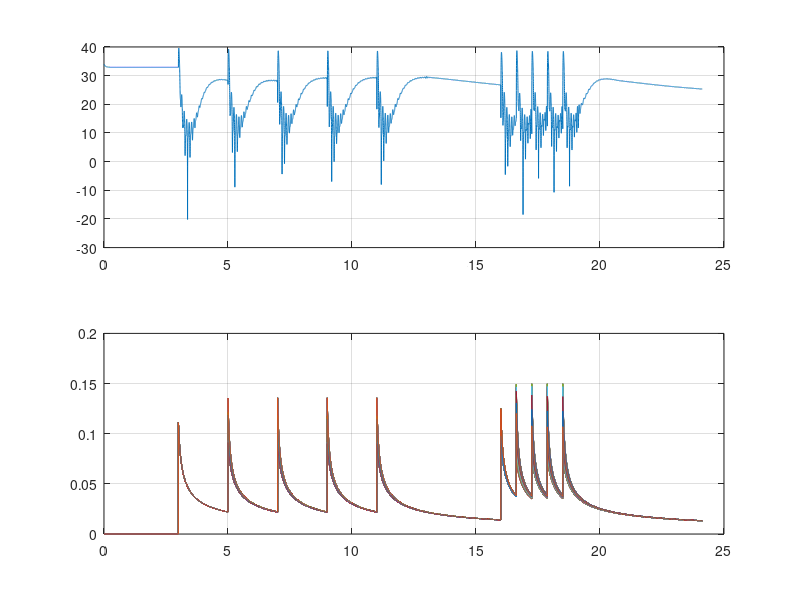

Here is the MATLAB script that generated this plot: (Note: this script raises an error after producing the figure.)
%%
clear all;close all;clc;

% parameters for the 1st layer in the network
freqs1 = (0.1:0.1:10)';
nfreqs1 = length(freqs1);
z10 = 0.00001*ones(nfreqs1,1); % initial complex state of the oscillators
alpha1 = 0*ones(nfreqs1,1);
beta11 = -500*ones(nfreqs1,1);
beta12 = 0*ones(nfreqs1,1);
epsilon1 = 1*ones(nfreqs1,1);

% parameters for the 2nd layer in the network
freqs2 = 20*ones(nfreqs1,1);
nfreqs2 = length(freqs2);
z20 = 0.5*ones(nfreqs2,1); % initial complex state of the oscillators
alpha2 = (5:0.1:14.9)'; %*ones(nfreqs2,1);
beta21 = -alpha2 - 40;
beta22 = 0*ones(nfreqs2,1);
epsilon2 = 1*ones(nfreqs2,1);

c = 600; % coupling strength between the two layers

% parameters for time
fs = 1000;
begin_t = 3; % in seconds
T = 1/fs;
time = 0:T:begin_t-T;

z_all = [];
t_all = [];

%%% Integrate the beginning of the function
% note this initial segment has no input
% write the ODE for z dot
full_sys = @(t,z,alpha1,beta11,beta12,epsilon1,alpha2,beta21,beta22,epsilon2,freqs1,freqs2,c)  ...
    [z(1:nfreqs2).*(alpha2 + 1i*2*pi*freqs2 + beta21.*abs(z(1:nfreqs2)).^2 + ...
    (epsilon2.*beta22.*abs(z(1:nfreqs2)).^4)./(1-epsilon2.*abs(z(1:nfreqs2)).^2)) + ...
    c*(z((nfreqs2+1:nfreqs2+nfreqs1)));
    z(nfreqs2+1:nfreqs2+nfreqs1).*(alpha1 + 1i*2*pi*freqs1 + beta11.*abs(z(nfreqs2+1:nfreqs2+nfreqs1)).^2 + ...
    (epsilon1.*beta12.*abs(z(nfreqs2+1:nfreqs2+nfreqs1)).^4)./(1-epsilon1.*abs(z(nfreqs2+1:nfreqs2+nfreqs1)).^2))];
% integrate the ode to obtain the amplitude
[time,z_i] = ode45(@(t,z) full_sys(t,z,alpha1,beta11,beta12,epsilon1,alpha2,beta21,beta22,epsilon2,freqs1,freqs2,c),time,[z20' z10']);

z_all = [z_all z_i'];
t_all = [t_all time'];

%%% Period of Stimulation 1: at 1.6Hz
% parameters for time during impulse stimulation
num_pulses = 5;
F = 0.1; % forcing amplitude
f = 0.5; % period of stimulation in Hz
stim_t = 1/f; % in seconds
time = t_all(end)+T:T:t_all(end)+stim_t;

for istim = 1:num_pulses
    
    z20 = z_all(1:nfreqs2,end);
    z10 = z_all(nfreqs2+1:nfreqs2+nfreqs1,end) + (F./(1-sqrt(epsilon1).*F)).*(1./(1-sqrt(epsilon1).*conj(z_all(nfreqs2+1:nfreqs2+nfreqs1,end))));
    
    % write the ODE for z dot during stimulation
    full_sys = @(t,z,alpha1,beta11,beta12,epsilon1,alpha2,beta21,beta22,epsilon2,freqs1,freqs2,c)  ...
        [z(1:nfreqs2).*(alpha2 + 1i*2*pi*freqs2 + beta21.*abs(z(1:nfreqs2)).^2 + ...
        (epsilon2.*beta22.*abs(z(1:nfreqs2)).^4)./(1-epsilon2.*abs(z(1:nfreqs2)).^2)) + ...
        c*(z((nfreqs2+1:nfreqs2+nfreqs1)));
        z(nfreqs2+1:nfreqs2+nfreqs1).*(alpha1 + 1i*2*pi*freqs1 + beta11.*abs(z(nfreqs2+1:nfreqs2+nfreqs1)).^2 + ...
        (epsilon1.*beta12.*abs(z(nfreqs2+1:nfreqs2+nfreqs1)).^4)./(1-epsilon1.*abs(z(nfreqs2+1:nfreqs2+nfreqs1)).^2))];
    % integrate the ode to obtain the amplitude
    [time,z_i] = ode45(@(t,z) full_sys(t,z,alpha1,beta11,beta12,epsilon1,alpha2,beta21,beta22,epsilon2,freqs1,freqs2,c),time,[z20' z10']);
    
    z_all = [z_all z_i'];
    t_all = [t_all time'];
    
    % update time vector
    time = t_all(end)+T:T:t_all(end)+stim_t;
    
end

%%% let the system relax after stimulation
% parameters for time after stimulation
relax_t = 3; % in seconds
time = t_all(end)+T:T:t_all(end)+relax_t;

z20 = z_all(1:nfreqs2,end);
z10 = z_all(nfreqs2+1:nfreqs2+nfreqs1,end);

% write the ODE for z dot during relaxation
full_sys = @(t,z,alpha1,beta11,beta12,epsilon1,alpha2,beta21,beta22,epsilon2,freqs1,freqs2,c)  ...
    [z(1:nfreqs2).*(alpha2 + 1i*2*pi*freqs2 + beta21.*abs(z(1:nfreqs2)).^2 + (epsilon2.*beta22.*abs(z(1:nfreqs2)).^4)./(1-epsilon2.*abs(z(1:nfreqs2)).^2)) + c*(z((nfreqs2+1:nfreqs2+nfreqs1)));
    z(nfreqs2+1:nfreqs2+nfreqs1).*(alpha1 + 1i*2*pi*freqs1 + beta11.*abs(z(nfreqs2+1:nfreqs2+nfreqs1)).^2 + (epsilon1.*beta12.*abs(z(nfreqs2+1:nfreqs2+nfreqs1)).^4)./(1-epsilon2.*abs(z(nfreqs2+1:nfreqs2+nfreqs1)).^2))];
% integrate the ode to obtain the amplitude
[time,z_i] = ode45(@(t,z) full_sys(t,z,alpha1,beta11,beta12,epsilon1,alpha2,beta21,beta22,epsilon2,freqs1,freqs2,c),time,[z20' z10']);

z_all = [z_all z_i'];
t_all = [t_all time'];

%%% Period of Stimulation 2: at 2.2Hz
% parameters for time during impulse stimulation
f = 1.6; % period of stimulation in Hz
stim_t = 1/f; % in seconds
time = t_all(end)+T:T:t_all(end)+stim_t;

for istim = 1:num_pulses
    
    z20 = z_all(1:nfreqs2,end);
    z10 = z_all(nfreqs2+1:nfreqs2+nfreqs1,end) + (F./(1-sqrt(epsilon1).*F)).*(1./(1-sqrt(epsilon1).*conj(z_all(nfreqs2+1:nfreqs2+nfreqs1)')));
    
    % write the ODE for z dot during stimulation
    full_sys = @(t,z,alpha1,beta11,beta12,epsilon1,alpha2,beta21,beta22,epsilon2,freqs1,freqs2,c)  ...
        [z(1:nfreqs2).*(alpha2 + 1i*2*pi*freqs2 + beta21.*abs(z(1:nfreqs2)).^2 + (epsilon2.*beta22.*abs(z(1:nfreqs2)).^4)./(1-epsilon2.*abs(z(1:nfreqs2)).^2)) + c*(z((nfreqs2+1:nfreqs2+nfreqs1)));
        z(nfreqs2+1:nfreqs2+nfreqs1).*(alpha1 + 1i*2*pi*freqs1 + beta11.*abs(z(nfreqs2+1:nfreqs2+nfreqs1)).^2 + (epsilon1.*beta12.*abs(z(nfreqs2+1:nfreqs2+nfreqs1)).^4)./(1-epsilon2.*abs(z(nfreqs2+1:nfreqs2+nfreqs1)).^2))];
    % integrate the ode to obtain the amplitude
    [time,z_i] = ode45(@(t,z) full_sys(t,z,alpha1,beta11,beta12,epsilon1,alpha2,beta21,beta22,epsilon2,freqs1,freqs2,c),time,[z20' z10']);
    
    z_all = [z_all z_i'];
    t_all = [t_all time'];
    
    % update time vector
    time = t_all(end)+T:T:t_all(end)+stim_t;
    
end

%%% let the system relax after stimulation
% parameters for time after stimulation
end_t = 5; % in seconds
time = t_all(end)+T:T:t_all(end)+end_t;

z20 = z_all(1:nfreqs2,end);
z10 = z_all(nfreqs2+1:nfreqs2+nfreqs1,end);

% write the ODE for z dot during stimulation
full_sys = @(t,z,alpha1,beta11,beta12,epsilon1,alpha2,beta21,beta22,epsilon2,freqs1,freqs2,c)  ...
    [z(1:nfreqs2).*(alpha2 + 1i*2*pi*freqs2 + beta21.*abs(z(1:nfreqs2)).^2 + (epsilon2.*beta22.*abs(z(1:nfreqs2)).^4)./(1-epsilon2.*abs(z(1:nfreqs2)).^2)) + c*(z((nfreqs2+1:nfreqs2+nfreqs1)));
    z(nfreqs2+1:nfreqs2+nfreqs1).*(alpha1 + 1i*2*pi*freqs1 + beta11.*abs(z(nfreqs2+1:nfreqs2+nfreqs1)).^2 + (epsilon1.*beta12.*abs(z(nfreqs2+1:nfreqs2+nfreqs1)).^4)./(1-epsilon2.*abs(z(nfreqs2+1:nfreqs2+nfreqs1)).^2))];
% integrate the ode to obtain the amplitude
[time,z_i] = ode45(@(t,z) full_sys(t,z,alpha1,beta11,beta12,epsilon1,alpha2,beta21,beta22,epsilon2,freqs1,freqs2,c),time,[z20' z10']);

z_all = [z_all z_i'];
t_all = [t_all time'];

figure(1)
subplot(2,1,1)
plot(t_all,20*log10(abs(sum(z_all(1:nfreqs2,:)))))
grid on
subplot(2,1,2)
plot(t_all,abs(z_all(nfreqs2+1:nfreqs2+nfreqs1,:)))
grid on

figure(2)
spectrogram(sum(conj(z_all(1:nfreqs2,:)))/max(abs(sum(conj(z_all(1:nfreqs2,:))))),hann(128),100,2^nextpow2(20000),fs,'yaxis')
title('Spectrum of the Beta Oscillator (2nd layer)')
ylim([0 100])
caxis([-70 -10])

figure(3)
polar(angle(sum(z_all(1:nfreqs2,:))),abs(sum(z_all(1:nfreqs2,:))))